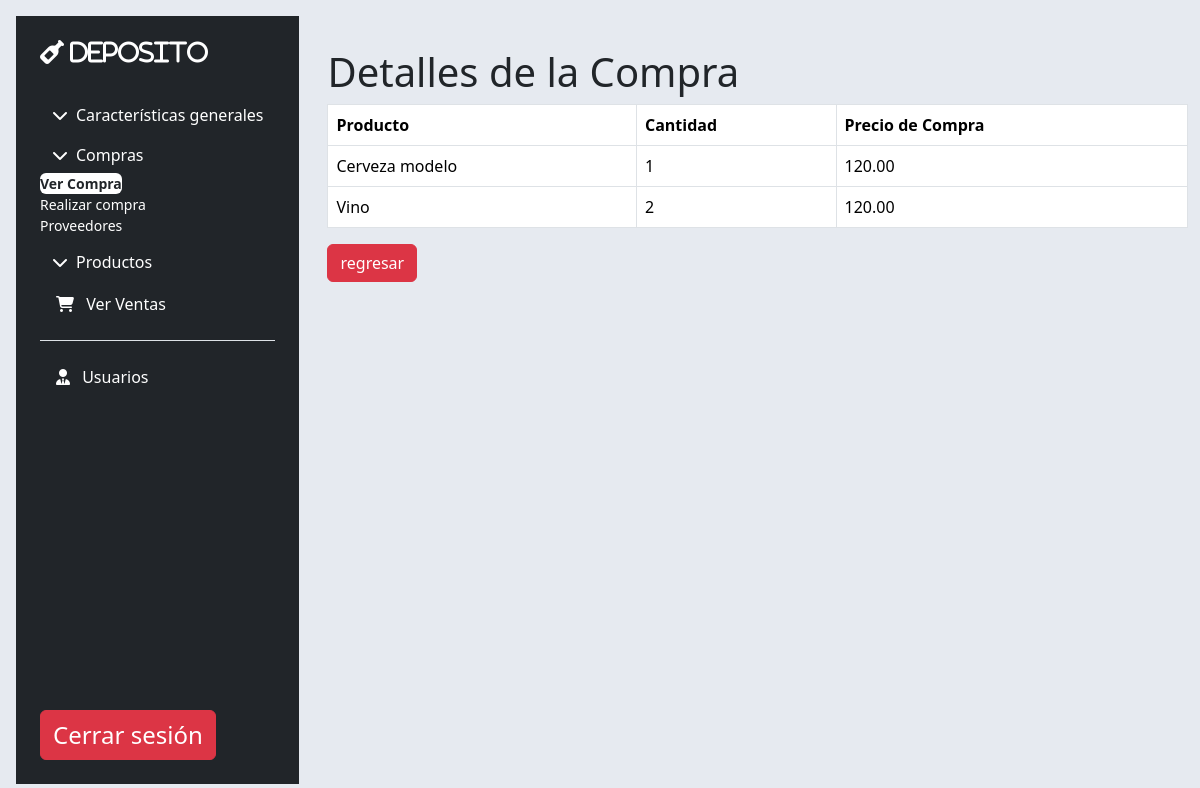
Screenshot of /coper/detalles_compra.php?folio=20240620025533 (signed in) with the database file from the repository.
### tables this page shows
CREATE TABLE `detalle_compra` (
  `Id_Detalle_Compra` smallint NOT NULL AUTO_INCREMENT,
  `Cantidad` smallint NOT NULL,
  `Precio_Compra` double NOT NULL,
  `Folio_Compra` varchar(20) DEFAULT NULL,
  `Codigo_Producto` varchar(13) DEFAULT NULL,
  PRIMARY KEY (`Id_Detalle_Compra`) USING BTREE,
  KEY `Codigo_Producto` (`Codigo_Producto`) USING BTREE,
  KEY `compra` (`Folio_Compra`) USING BTREE,
  CONSTRAINT `compra` FOREIGN KEY (`Folio_Compra`) REFERENCES `compra` (`Folio_Compra`) ON DELETE RESTRICT ON UPDATE RESTRICT,
  CONSTRAINT `detalle_compra_ibfk_2` FOREIGN KEY (`Codigo_Producto`) REFERENCES `producto` (`Codigo_Producto`) ON DELETE RESTRICT ON UPDATE RESTRICT
);

CREATE TABLE `producto` (
  `Codigo_Producto` varchar(13) NOT NULL,
  `Nombre_P` varchar(100) NOT NULL,
  `Descripcion` varchar(255) DEFAULT NULL,
  `Precio` double DEFAULT NULL,
  `Existencias` smallint DEFAULT NULL,
  `Stock_Maximo` smallint DEFAULT NULL,
  `Stock_Minimo` smallint DEFAULT NULL,
  `Id_Presentacion` smallint DEFAULT NULL,
  `Id_Categoria` smallint DEFAULT NULL,
  `Id_Marca` smallint DEFAULT NULL,
  `Imagen` blob,
  `status` char(1) NOT NULL DEFAULT '1',
  `Id_Proveedor` smallint DEFAULT NULL,
  PRIMARY KEY (`Codigo_Producto`) USING BTREE,
  UNIQUE KEY `Nombre_P` (`Nombre_P`) USING BTREE,
  KEY `Id_Presentacion` (`Id_Presentacion`) USING BTREE,
  KEY `Id_Categoria` (`Id_Categoria`) USING BTREE,
  KEY `Id_Marca` (`Id_Marca`) USING BTREE,
  KEY `proveedor-producto` (`Id_Proveedor`),
  CONSTRAINT `marca` FOREIGN KEY (`Id_Marca`) REFERENCES `marca` (`Id_Marca`),
  CONSTRAINT `producto_ibfk_1` FOREIGN KEY (`Id_Presentacion`) REFERENCES `presentacion` (`Id_Presentacion`) ON DELETE RESTRICT ON UPDATE RESTRICT,
  CONSTRAINT `producto_ibfk_2` FOREIGN KEY (`Id_Categoria`) REFERENCES `categoria` (`Id_Categoria`) ON DELETE RESTRICT ON UPDATE RESTRICT,
  CONSTRAINT `proveedor-producto` FOREIGN KEY (`Id_Proveedor`) REFERENCES `proveedor` (`Id_Proveedor`)
);

### coper/detalles_compra.php (the view, shortened to what this page needs)
<?php
require_once 'conexion/conectar-mysql.php';
if (isset($_GET['folio'])) {
    $folio_compra = $_GET['folio'];
    $query_detalle = "SELECT detalle_compra.Cantidad, detalle_compra.Precio_Compra, producto.Nombre_P AS Producto
                      FROM detalle_compra
                      LEFT JOIN producto ON detalle_compra.Codigo_Producto = producto.Codigo_Producto
                      WHERE detalle_compra.Folio_Compra = '$folio_compra'";
    $result_detalle = mysqli_query($conexion, $query_detalle);
} else {
    header("Location: mostrar_compras.php");
    exit();
}
?>
<!DOCTYPE html>
<html lang="es">
<head>
    <link href="https://cdn.jsdelivr.net/npm/bootstrap@5.3.3/dist/css/bootstrap.min.css" rel="stylesheet">
</head>
<body>
    <main class="d-flex flex-nowrap h-100">
        <div class="d-flex flex-column flex-shrink-0 p-4 sidebar bg-dark m-3">
            <a href="index.php" class="d-flex align-items-center mb-3 mb-md-0 me-md-auto text-decoration-none">
                <span class="fs-4 text-white fa-solid fa-wine-bottle"> DEPOSITO</span>
            </a>
            <hr>
            <ul class="nav nav-pills flex-column mb-auto">
                <li class="mb-1">
                    <button class="btn btn-toggle d-inline-flex align-items-center rounded border-0 text-white" data-bs-toggle="collapse" data-bs-target="#home-collapse" aria-expanded="false">
                        <i class="fas fa-chevron-down me-2 text-"></i> Características generales
                    </button>
                </li>
                <li class="mb-1">
                    <button class="btn btn-toggle d-inline-flex align-items-center rounded border-0 text-white" data-bs-toggle="collapse" data-bs-target="#comp-collapse" aria-expanded="true">
                        <i class="fas fa-chevron-down me-2"></i> Compras
                    </button>
                    <div class="collapse show" id="comp-collapse">
                        <ul class="btn-toggle-nav list-unstyled fw-normal pb-1 small">
                            <li><a href="mostrar_compras.php" class="link-body-emphasis d-inline-flex text-decoration-none rounded text-dark fw-bold bg-white">Ver Compra</a></li>
                            <li><a href="compras.php" class="link-body-emphasis d-inline-flex text-decoration-none rounded text-white">Realizar compra</a></li>
                            <li><a href="proveedor.php" class="link-body-emphasis d-inline-flex text-decoration-none rounded text-white">Proveedores</a></li>
                        </ul>
                    </div>
                </li>
                <li class="mb-1">
                    <button class="btn btn-toggle d-inline-flex align-items-center rounded border-0 collapsed text-white" data-bs-toggle="collapse" data-bs-target="#pro-collapse" aria-expanded="false">
                        <i class="fas fa-chevron-down me-2"></i> Productos
                    </button>
                </li>
                <li class="nav-item"><a href="ver_ventas.php" class="nav-link text-white"><i class="fas fa-shopping-cart me-2 text-white"></i> Ver Ventas</a></li>
                <li class="border-top my-3"></li>
                <li class="nav-item"><a href="usuarios.php" class="nav-link text-white"><i class="fas fa-user-tie me-2 text-white"></i> Usuarios</a></li>
            </ul>
            <a href="cerrar_sesion.php" class="d-flex align-items-center mb-3 mb-md-0 me-md-auto text-white text-decoration-none">
                <span class="fs-4 text-white btn btn-danger">Cerrar sesión</span>
            </a>
        </div>
    <div class="container mt-5">
        <h1>Detalles de la Compra</h1>
        <table class="table table-bordered table-hover">
            <thead class="thead-dark">
                <tr>
                    <th>Producto</th>
                    <th>Cantidad</th>
                    <th>Precio de Compra</th>
                </tr>
            </thead>
            <tbody>
                <?php
                if (mysqli_num_rows($result_detalle) > 0) {
                    while ($row_detalle = mysqli_fetch_assoc($result_detalle)) {
                        echo "<tr>";
                        echo "<td>{$row_detalle['Producto']}</td>";
                        echo "<td>{$row_detalle['Cantidad']}</td>";
                        echo "<td>" . number_format($row_detalle['Precio_Compra'], 2) . "</td>";
                        echo "</tr>";
                    }
                } else {
                    echo "<tr><td colspan='3' class='text-center'>No hay detalles para esta compra.</td></tr>";
                }
                ?>
            </tbody>
        </table>
        <a href="mostrar_compras.php"><button class='btn btn-danger' >regresar</button></a>
    </div>
</body>
</html>

### coper/detalles_compra.php (style rules this page uses)
html, body { height: 100%; background-color: rgb(230, 234, 240); }
.sidebar .nav-link, .sidebar .btn-toggle { color: #d1e7ff; }

### rows the page displays
detalle_compra: Codigo_Producto.Nombre_P "Cerveza modelo", Cantidad "1", Precio_Compra "120.00"
detalle_compra: Codigo_Producto.Nombre_P "Vino", Cantidad "2", Precio_Compra "120.00"
